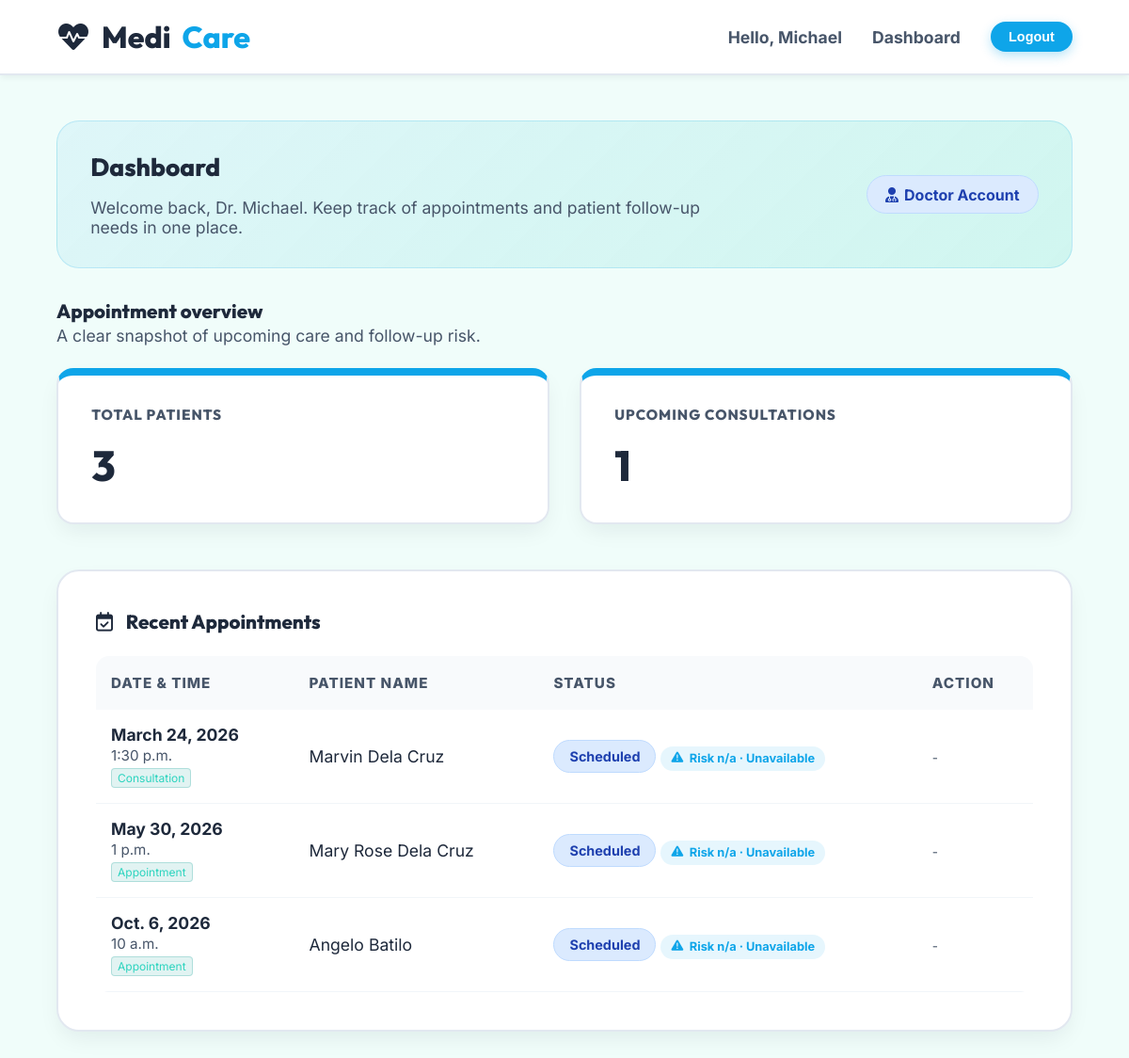
/ (signed in), run on the app's committed database.
### core/models.py (models this page shows, shortened)
class User(AbstractUser):
    is_patient = models.BooleanField(default=False)
    is_doctor = models.BooleanField(default=False)

class Appointment(models.Model):
    STATUS_CHOICES = [
        ('Pending', 'Pending'),
        ('Scheduled', 'Scheduled'),
        ('Completed', 'Completed'),
        ('Cancelled', 'Cancelled'),
        ('Rejected', 'Rejected')
    ]
    TYPE_CHOICES = [
        ('Consultation', 'Consultation'),
        ('Appointment', 'Appointment')
    ]
    doctor = models.ForeignKey(DoctorProfile, on_delete=models.CASCADE, related_name='appointments')
    patient = models.ForeignKey(PatientProfile, on_delete=models.CASCADE, related_name='appointments')
    appointment_type = models.CharField(max_length=20, choices=TYPE_CHOICES, default='Consultation')
    date = models.DateField()
    time = models.TimeField()
    status = models.CharField(max_length=20, choices=STATUS_CHOICES, default='Pending')
    notes = models.TextField(blank=True)
    rejection_reason = models.TextField(blank=True)

class PatientProfile(models.Model):
    GENDER_CHOICES = [
        ('M', 'Male'),
        ('F', 'Female'),
        ('O', 'Other'),
    ]
    user = models.OneToOneField(User, on_delete=models.CASCADE, related_name='patient_profile')
    phone_number = models.CharField(max_length=20, blank=True)
    date_of_birth = models.DateField(null=True, blank=True)
    address = models.TextField(blank=True)
    gender = models.CharField(max_length=1, choices=GENDER_CHOICES, default='M')
    hypertension = models.BooleanField(default=False)
    diabetes = models.BooleanField(default=False)
    alcoholism = models.BooleanField(default=False)
    handicap = models.IntegerField(default=0)
    scholarship = models.BooleanField(default=False)
    sms_received = models.BooleanField(default=False)
    neighbourhood = models.CharField(max_length=100, default='Unknown')

### core/views.py (the view)
# urls.py: path('', views.dashboard_view, name='home'),
@login_required
def dashboard_view(request):
    user = request.user
    appointments = []
    if user.is_doctor:
        appointments = user.doctor_profile.appointments.all().order_by('date', 'time')
    elif user.is_patient:
        appointments = user.patient_profile.appointments.all().order_by('date', 'time')
    else:
        appointments = Appointment.objects.all().order_by('date', 'time')
    appointment_risk_data = []
    for appointment in appointments:
        patient = appointment.patient
        patient_user = patient.user
        try:
            birth_year = patient.date_of_birth.year if patient.date_of_birth else patient_user.date_joined.year
            age = max(0, date.today().year - birth_year)
            risk_probability = predict_no_show_risk(
                age=age,
                gender=patient.gender,
                neighbourhood=patient.neighbourhood,
                scholarship=patient.scholarship,
                hypertension=patient.hypertension,
                diabetes=patient.diabetes,
                alcoholism=patient.alcoholism,
                handicap=patient.handicap,
                sms_received=patient.sms_received,
                appointment_date=appointment.date,
            )
            appointment_risk_data.append({
                'appointment': appointment,
                'risk_probability': round(risk_probability, 3),
                'risk_level': get_risk_level(risk_probability),
            })
        except Exception:
            appointment_risk_data.append({
                'appointment': appointment,
                'risk_probability': None,
                'risk_level': 'Unavailable',
            })
    context = {
        'appointments': appointments,
        'total_appointments': appointments.count(),
        'upcoming_appointments': appointments.filter(appointment_type='Consultation', status__in=['Pending', 'Scheduled']).count(),
        'appointment_risk_data': appointment_risk_data,
    }
    return render(request, 'core/dashboard.html', context)

### core/ml.py (called while the page is built)
def _load_model() -> dict[str, Any]:
    if not MODEL_PATH.exists():
        raise FileNotFoundError(
            "The trained appointment model was not found. Run python train_appointment_model.py first."
        )
    with open(MODEL_PATH, "rb") as handle:
        payload = pickle.load(handle)
    if isinstance(payload, dict) and "model" in payload and "columns" in payload:
        return payload
    raise ValueError("The saved model file is not in the expected format.")

def predict_no_show_risk(
    age: int,
    gender: str,
    neighbourhood: str,
    scholarship: bool,
    hypertension: bool,
    diabetes: bool,
    alcoholism: bool,
    handicap: int,
    sms_received: bool,
    appointment_date: date,
) -> float:
    return predict_no_show_risk_from_profile(
        age=age,
        gender=gender,
        neighbourhood=neighbourhood,
        scholarship=scholarship,
        hypertension=hypertension,
        diabetes=diabetes,
        alcoholism=alcoholism,
        handicap=handicap,
        sms_received=sms_received,
        appointment_date=appointment_date,
    )

### templates/core/dashboard.html (shortened to what this page needs)
{% extends 'base.html' %}
{% block content %}
<div class="dashboard-container fade-in">
    <div class="dashboard-hero">
        <div>
            <h2>Dashboard</h2>
            <p style="color: var(--text-secondary); margin: 0; max-width: 650px;">
                Welcome back, {% if user.is_doctor %}Dr. {% endif %}{{ user.first_name|default:user.username }}. Keep track of appointments and patient follow-up needs in one place.
            </p>
        </div>
        <div style="display: flex; gap: 1rem; align-items: center; flex-wrap: wrap;">
            <span class="badge badge-scheduled" style="font-size: 1rem; padding: 0.6rem 1.2rem;">
                <i class="fa-solid fa-user-{% if user.is_doctor %}md{% else %}injured{% endif %}"></i>
                {% if user.is_doctor %}Doctor Account{% elif user.is_patient %}Patient Account{% else %}Admin/Staff Account{% endif %}
            </span>
        </div>
    </div>
    <div class="dashboard-header">
        <div>
            <h3 style="margin-bottom: 0.2rem;">Appointment overview</h3>
            <p style="color: var(--text-secondary); margin: 0;">A clear snapshot of upcoming care and follow-up risk.</p>
        </div>
    </div>
    <div class="dashboard-stats fade-in">
        <div class="glass-panel stat-card">
            <h3>{% if user.is_doctor %}Total Patients{% else %}Total Appointments{% endif %}</h3>
            <div class="stat-value">{{ total_appointments|default:"0" }}</div>
        </div>
        <div class="glass-panel stat-card">
            <h3>Upcoming Consultations</h3>
            <div class="stat-value">{{ upcoming_appointments|default:"0" }}</div>
        </div>
    </div>
    <div class="glass-panel fade-in">
        <h3 style="margin-bottom: 1.5rem;"><i class="fa-regular fa-calendar-check" style="margin-right: 10px;"></i> Recent Appointments</h3>
        {% if appointments %}
        <div class="data-table-container">
            <table class="data-table">
                <thead>
                    <tr>
                        <th>Date & Time</th>
                        {% if user.is_doctor %}
                        <th>Patient Name</th>
                        {% else %}
                        <th>Doctor Name</th>
                        {% endif %}
                        <th>Status</th>
                        <th>Action</th>
                    </tr>
                </thead>
                <tbody>
                    {% for appt in appointments %}
                    <tr>
                        <td>
                            <div style="font-weight: 700; color: var(--text-primary); font-size: 1.1rem;">{{ appt.date }}</div>
                            <div style="font-size: 0.95rem; color: var(--text-secondary); margin-top: 2px;">{{ appt.time }}</div>
                            <div style="font-size: 0.75rem; margin-top: 4px; padding: 2px 6px; background: rgba(58, 175, 169, 0.15); border: 1px solid rgba(58, 175, 169, 0.3); border-radius: 4px; display: inline-block; color: var(--accent-color);">{{ appt.appointment_type }}</div>
                        </td>
                        {% if user.is_doctor %}
                        <td>{{ appt.patient.user.first_name }} {{ appt.patient.user.last_name }}</td>
                        {% else %}
                        <td>Dr. {{ appt.doctor.user.first_name }} {{ appt.doctor.user.last_name }}<br><small style="color: var(--text-secondary);">{{ appt.doctor.specialty }}</small></td>
                        {% endif %}
                        <td>
                            <span class="badge badge-{{ appt.status|lower }}">{{ appt.status }}</span>
                            {% for item in appointment_risk_data %}
                                {% if item.appointment.id == appt.id %}
                                    <div class="risk-chip">
                                        <i class="fa-solid fa-triangle-exclamation"></i>
                                        Risk {{ item.risk_probability|default:"n/a" }} · {{ item.risk_level }}
                                    </div>
                                {% endif %}
                            {% endfor %}
                        </td>
                        <td>
                            {% if user.is_doctor and appt.status == 'Pending' %}
                            <div style="display: flex; gap: 5px;">
                                <a href="{% url 'update_appointment' appt.id 'accept' %}" class="btn-primary" style="padding: 0.4rem 0.8rem; font-size: 0.8rem; background: rgba(58, 175, 169, 0.2); border: 1px solid var(--accent-color); color: var(--accent-hover) !important;">Accept</a>
                                <a href="{% url 'update_appointment' appt.id 'reject' %}" class="btn-primary" style="padding: 0.4rem 0.8rem; font-size: 0.8rem; background: rgba(220, 53, 69, 0.2); border: 1px solid #ff6b6b; color: #ff6b6b !important;">Reject</a>
                            </div>
                            {% else %}
                                {% if appt.status == 'Rejected' %}
                                    <small style="color: #ff6b6b; display: block; max-width: 150px; line-height: 1.2;">Reason: {{ appt.rejection_reason }}</small>
                                {% else %}
                                    <span style="color: var(--text-secondary); font-size: 0.85rem;">-</span>
                                {% endif %}
                            {% endif %}
                        </td>
                    </tr>
                    {% endfor %}
                </tbody>
            </table>
        </div>
        {% else %}
        <div style="text-align: center; padding: 3rem 0; color: var(--text-secondary);">
            <i class="fa-regular fa-calendar-xmark" style="font-size: 3rem; margin-bottom: 1rem; opacity: 0.5;"></i>
            <p>No appointments found.</p>
        </div>
        {% endif %}
    </div>
</div>
{% endblock %}

### templates/base.html (shortened to what this page needs)
{% load static %}
<!DOCTYPE html>
<html lang="en">
<head>
    <link rel="stylesheet" href="{% static 'css/style.css' %}">
    <link href="https://cdnjs.cloudflare.com/ajax/libs/font-awesome/6.0.0/css/all.min.css" rel="stylesheet">
</head>
<body>
    <nav class="navbar fade-in">
        <a href="{% url 'dashboard' %}" class="navbar-brand">
            <i class="fa-solid fa-heart-pulse"></i>
            Medi<span>Care</span>
        </a>
        <div class="nav-links">
            {% if user.is_authenticated %}
                <span class="nav-item">Hello, {{ user.first_name|default:user.username }}</span>
                <a href="{% url 'dashboard' %}" class="nav-item">Dashboard</a>
                <form action="{% url 'logout' %}" method="post" style="display:inline;">
                    <button type="submit" class="btn-primary" style="padding: 0.5rem 1.2rem; font-size: 0.9rem;">Logout</button>
                </form>
            {% else %}
                <a href="{% url 'login' %}" class="nav-item">Login</a>
                <a href="{% url 'register' %}" class="btn-primary">Register Patient</a>
            {% endif %}
        </div>
    </nav>
    {% block content %}
    {% endblock %}
</body>
</html>

### static/css/style.css (style rules this page uses)
:root { --bg-color: #f0fdfa; --primary-color: #0ea5e9; --primary-hover: #0284c7; --accent-color: #2dd4bf; --accent-hover: #14b8a6; --text-primary: #1e293b; --text-secondary: #475569; --stat-blue: #3b82f6; --stat-green: #22c55e; --stat-orange: #f97316; --stat-red: #ef4444; --card-bg: #ffffff; --card-border: #e2e8f0; --card-shadow: 0 10px 25px -5px rgba(15, 23, 42, 0.08); --font-heading: 'Outfit', sans-serif; --font-body: 'Inter', sans-serif; --transition-smooth: all 0.25s cubic-bezier(0.4, 0, 0.2, 1); }
* { margin: 0; padding: 0; box-sizing: border-box; }
body { font-family: var(--font-body); background: var(--bg-color); color: var(--text-primary); min-height: 100vh; display: flex; flex-direction: column; overflow-x: hidden; font-size: 1.1rem; }
h1, h2, h3, h4, h5, h6 { font-family: var(--font-heading); font-weight: 800; color: var(--text-primary); margin-bottom: 1rem; }
a { color: var(--primary-color); text-decoration: none; font-weight: 600; transition: var(--transition-smooth); }
.fade-in { animation: popIn 0.5s cubic-bezier(0.34, 1.56, 0.64, 1) forwards; }
.glass-panel, .auth-card { background: var(--card-bg); border: 2px solid var(--card-border); box-shadow: var(--card-shadow); border-radius: 24px; padding: 2.5rem; }
.navbar { display: flex; justify-content: space-between; align-items: center; padding: 1.2rem 5%; background: #ffffff; border-bottom: 2px solid var(--card-border); position: sticky; top: 0; z-index: 100; box-shadow: 0 4px 6px -1px rgba(0, 0, 0, 0.05); }
.navbar-brand { font-family: var(--font-heading); font-size: 2rem; font-weight: 800; color: var(--text-primary); display: flex; align-items: center; gap: 12px; }
.navbar-brand span { color: var(--primary-color); }
.nav-links { display: flex; gap: 2rem; align-items: center; }
.nav-item { font-weight: 700; color: var(--text-secondary); font-size: 1.1rem; }
.btn-primary { background: var(--primary-color); color: #ffffff !important; padding: 1rem 2rem; border-radius: 50px; border: none; font-weight: 700; font-size: 1.1rem; cursor: pointer; transition: var(--transition-smooth); display: inline-block; text-align: center; box-shadow: 0 4px 12px rgba(14, 165, 233, 0.3); }
.dashboard-container { padding: 3rem 5%; flex: 1; }
.dashboard-hero { background: linear-gradient(135deg, rgba(14,165,233,0.08), rgba(45,212,191,0.16)); border: 1px solid rgba(14,165,233,0.18); border-radius: 24px; padding: 2rem 2.2rem; margin-bottom: 2rem; display: flex; justify-content: space-between; align-items: center; gap: 1rem; }
.dashboard-header { display: flex; justify-content: space-between; align-items: center; margin-bottom: 1.5rem; }
.dashboard-stats { display: grid; grid-template-columns: repeat(auto-fit, minmax(280px, 1fr)); gap: 2rem; margin-bottom: 3rem; }
.stat-card { text-align: left; border-top: 8px solid var(--primary-color); border-radius: 18px; padding: 2rem 2.2rem; min-height: 120px; }
.stat-card h3 { font-size: 0.95rem; color: var(--text-secondary); font-weight: 800; text-transform: uppercase; letter-spacing: 1px; }
.stat-card .stat-value { font-size: 2.8rem; font-weight: 800; color: var(--text-primary); font-family: var(--font-heading); margin-top: 0.6rem; }
.data-table-container { overflow-x: auto; border-radius: 14px; border: none; }
.data-table { width: 100%; border-collapse: collapse; }
.data-table th { text-align: left; padding: 1.2rem 1rem; background: #f8fafc; color: var(--text-secondary); font-weight: 800; text-transform: uppercase; font-size: 0.95rem; letter-spacing: 1px; border-bottom: none; }
.data-table td { padding: 1rem 1rem; background: transparent; border-bottom: 1px solid #f1f5f9; vertical-align: middle; }
.badge { padding: 0.5rem 1rem; border-radius: 50px; font-size: 0.9rem; font-weight: 700; display: inline-flex; align-items: center; gap: 6px; }
.risk-chip { display: inline-flex; align-items: center; gap: 0.4rem; padding: 0.35rem 0.7rem; border-radius: 999px; background: rgba(14,165,233,0.1); color: var(--primary-color); font-size: 0.8rem; font-weight: 700; margin-top: 0.4rem; }
.badge-scheduled { background: #dbeafe; color: #1e40af; border: 1px solid #bfdbfe; }

### data on the page
User: first_name "Michael"
Appointment: date "March 24, 2026", time "1:30 p.m.", appointment_type "Consultation", patient.user.first_name "Marvin", patient.user.last_name "Dela Cruz", status "Scheduled", risk_probability "n/a", risk_level "Unavailable"
Appointment: date "May 30, 2026", time "1 p.m.", appointment_type "Appointment", patient.user.first_name "Mary Rose", patient.user.last_name "Dela Cruz", status "Scheduled", risk_probability "n/a", risk_level "Unavailable"
Appointment: date "Oct. 6, 2026", time "10 a.m.", appointment_type "Appointment", patient.user.first_name "Angelo", patient.user.last_name "Batilo", status "Scheduled", risk_probability "n/a", risk_level "Unavailable"

### other printed values
{{ total_appointments|default:"0" }} "3"
{{ upcoming_appointments|default:"0" }} "1"
